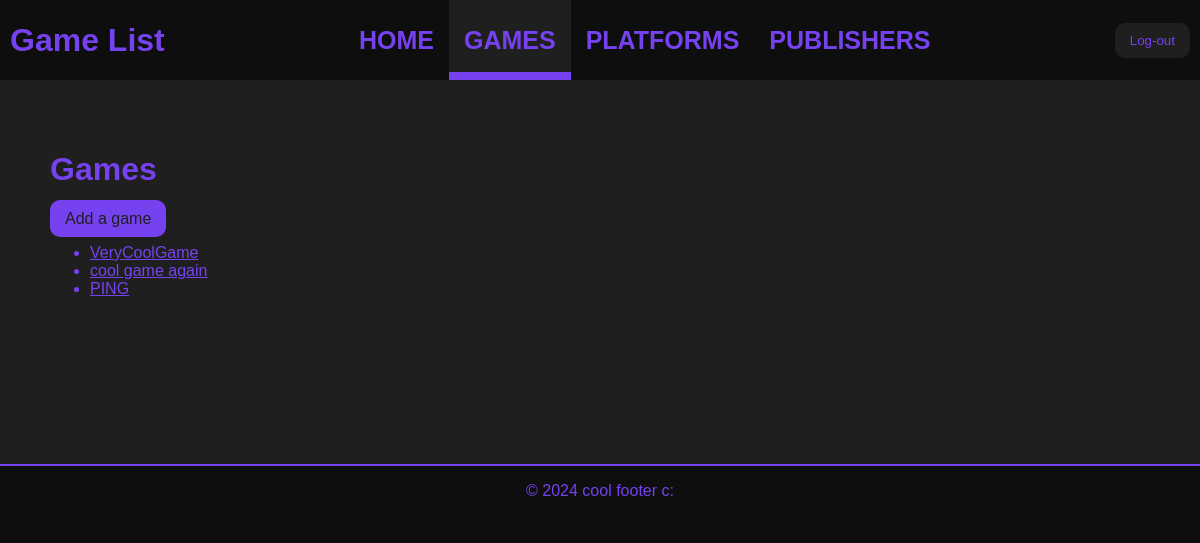
Screenshot of /game-list/game/ (signed in) with the database file from the repository.
### game_list_app/models.py (models this page shows, shortened)
class Game(models.Model):
	title = models.CharField(max_length = 200)
	genre = models.CharField(max_length = 200, blank=True, null=True)
	publisher = models.ForeignKey(Publisher, on_delete=models.SET_NULL, blank=True, null=True)
	platform = models.ForeignKey(Platform, on_delete=models.SET_NULL, blank=True, null=True)
	release_date = models.IntegerField(blank=True, null=True)
	description = models.TextField(blank=True, null=True)
	add_date = models.DateTimeField(editable = False, default = timezone.now)
	modified_date = models.DateTimeField(editable = False, default = timezone.now)
	def __str__(self):
		return self.title

### game_list_app/views.py (the view)
# urls.py: path("game/", views.GameList.as_view(), name = "game_list"),
class GameList(generic.ListView):
	template_name = "games.html"
	context_object_name = "games"
	def get_queryset(self):
		return Game.objects.order_by("-add_date")

### game_list_app/templates/games.html (shortened to what this page needs)
{% extends 'index.html' %}
{% block content %}
<h1>Games</h1>
<a class="btn-action" href="{% url 'game_list_app:add_item' 'game' %}">Add a game</a>
{% if games %}
    <ul>
    {% for game in games %}
        <li><a href="{% url 'game_list_app:game_detail' game.id %}">{{ game }}</a></li>
    {% endfor %}
    </ul>
{% else %}
    <p>No games here :(</p>
{% endif %}
{% endblock %}

### game_list_app/static/index_style.css (style rules this page uses)
body { background-color: #0e0e0e; font-family: "Doppio One", sans-serif; color: #7642EF; padding: 0; margin: 0; }
body a { color: #7642EF; }
.btn-action { text-decoration: none; color: #1f1f1f; border: none; background-color: #7642EF; padding-left: 15px; padding-right: 15px; padding-top: 10px; padding-bottom: 10px; border-radius: 10px; cursor: pointer; transition: background-color 0.3s ease; }

### rows the page displays
Game: title "VeryCoolGame"
Game: title "cool game again"
Game: title "PING"
